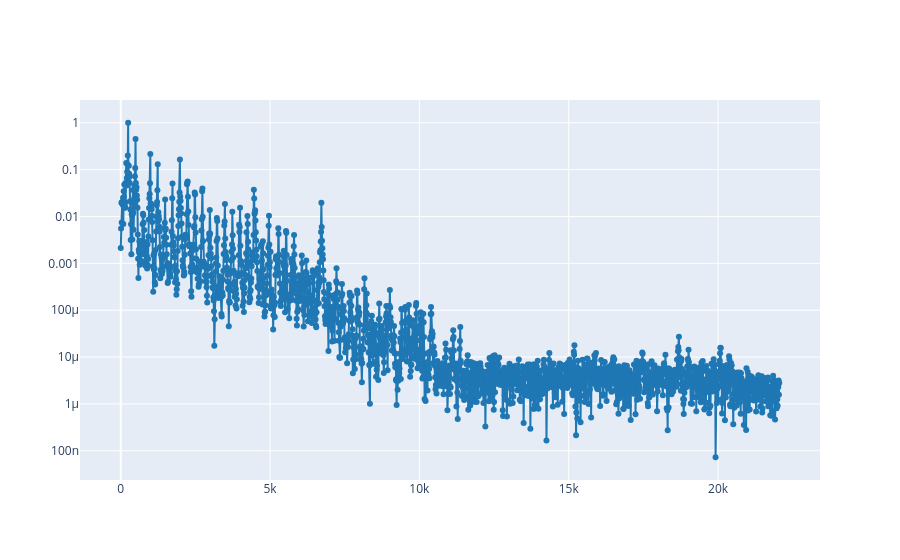

Notebook code cell kept with this figure:
### Markdown cell above
1.2. Select a time where almost all harmonics are present and plot the spectrum at that time.

### Code cell
# Write the code here
plot_spectrum_at(f, t, S, 0.1)

### Figure 1 — Plotly figure (JSON) as saved in the notebook; plotly's stock layout.template omitted (floating-point values rounded to 4 significant figures; data arrays with more than 128 entries replaced by an {"elided": "..."} marker saying what was removed)
{"data": [{"line": {"color": "#1f77b4", "shape": "linear"}, "mode": "lines+markers", "type": "scatter", "x": {"elided": "2049 float values"}, "y": {"elided": "2049 float values"}}], "layout": {"yaxis": {"type": "log"}}}
